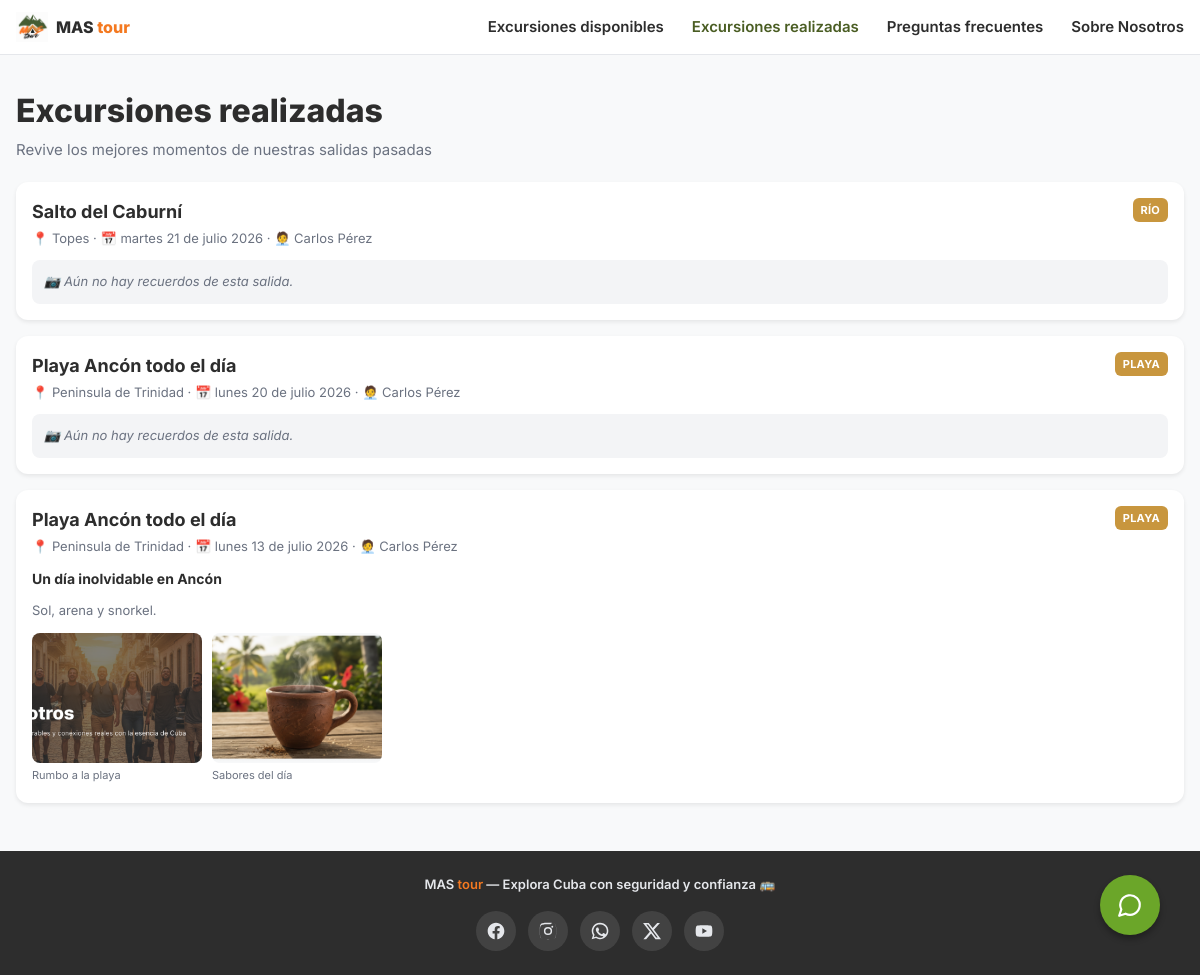
Page /excursiones-realizadas/ on the earlier database version.
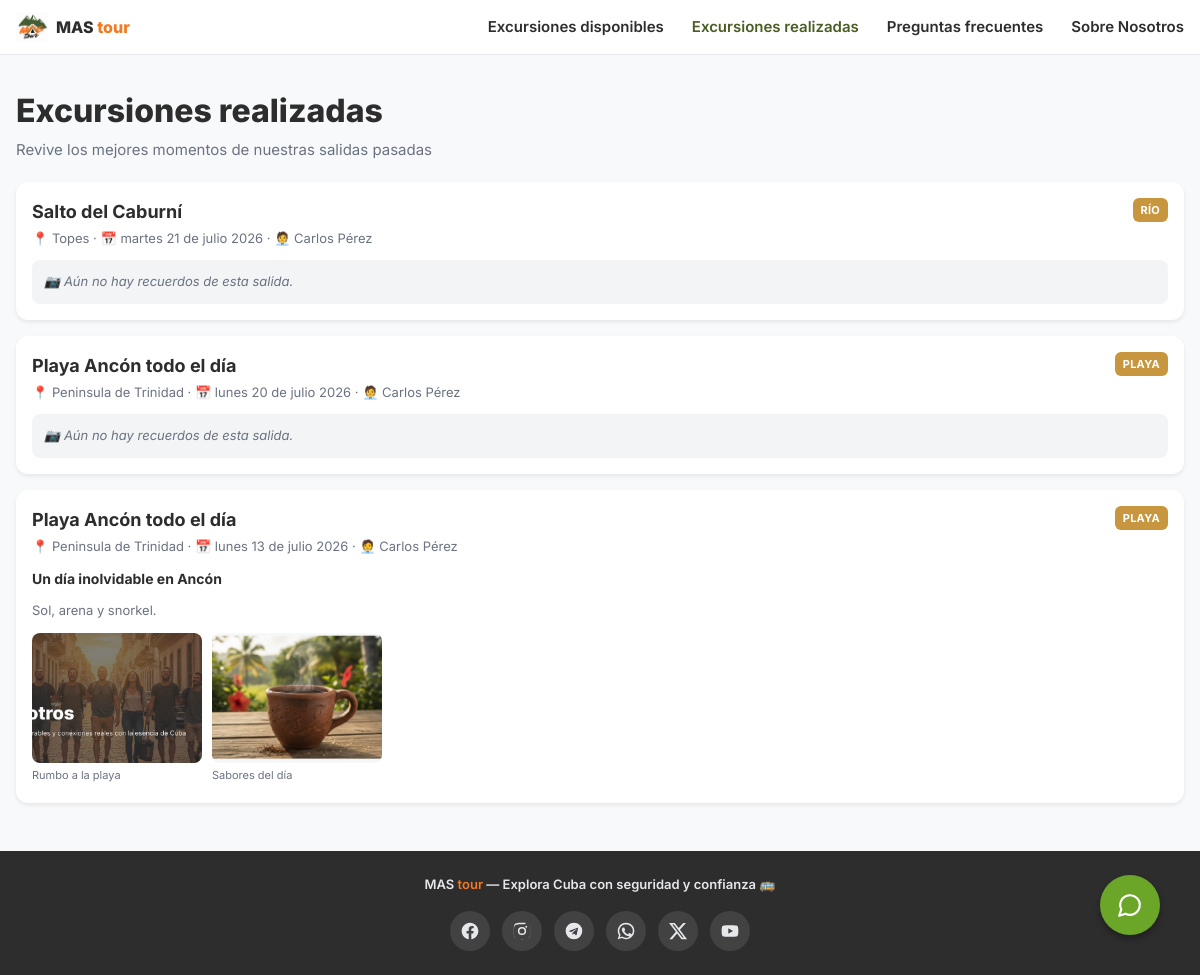
Same page on the later database version.
### tours/models.py (models this page shows, shortened)
class Slot(models.Model):
    class Status(models.TextChoices):
        PENDING = 'pending', 'Pendiente'
        COMPLETED = 'completed', 'Completada'
    excursion: models.ForeignKey = models.ForeignKey(
        Excursion, on_delete=models.CASCADE, related_name='slots', verbose_name='excursión'
    )
    date: models.DateField = models.DateField('fecha')
    capacity: models.PositiveIntegerField = models.PositiveIntegerField(
        'capacidad', validators=[MinValueValidator(1)]
    )
    guide: models.ForeignKey = models.ForeignKey(
        Guide, on_delete=models.PROTECT, related_name='slots', verbose_name='guía'
    )
    gastronomic_offers: models.ManyToManyField = models.ManyToManyField(
        GastronomicOffer, blank=True, related_name='slots', verbose_name='ofertas gastronómicas'
    )
    payment_address: models.CharField = models.CharField('dirección de pago', max_length=255)
    contact_phone: models.CharField = models.CharField(
        'teléfono de contacto',
        max_length=20,
        help_text='Con código de país, ej. +5352123456. Se usa para el chat de WhatsApp.',
    )
    departure_time: models.TimeField = models.TimeField('hora de salida')
    return_time: models.TimeField = models.TimeField('hora de retorno')
    pickup_point: models.ForeignKey = models.ForeignKey(
        PickupPoint,
        on_delete=models.SET_NULL,
        null=True,
        blank=True,
        related_name='slots',
        verbose_name='punto de recogida',
        help_text='Se define luego de tener todas las capacidades vendidas.',
    )
    status: models.CharField = models.CharField(
        'estado',
        max_length=20,
        choices=Status.choices,
        default=Status.PENDING,
        help_text='Pasa a "Completada" automáticamente cuando vence la hora de retorno (hora de La Habana).',
    )
    class Meta:
        verbose_name = 'salida (slot)'
        verbose_name_plural = 'salidas (slots)'
        ordering = ['date', 'departure_time']
        constraints = [
            models.UniqueConstraint(
                fields=['excursion', 'date', 'departure_time'], name='unique_slot_departure'
            )
        ]
    @property
    def return_datetime(self) -> datetime.datetime:
        naive = datetime.datetime.combine(self.date, self.return_time)
        return naive.replace(tzinfo=HAVANA_TZ)
    @property
    def is_past(self) -> bool:
        return timezone.now() >= self.return_datetime

class Excursion(models.Model):
    name: models.CharField = models.CharField('nombre', max_length=200)
    description: models.TextField = models.TextField('descripción', blank=True)
    adult_price: models.DecimalField = models.DecimalField(
        'precio adultos', max_digits=10, decimal_places=2, validators=[MinValueValidator(Decimal('0'))]
    )
    child_price: models.DecimalField = models.DecimalField(
        'precio niños (hasta 12 años)',
        max_digits=10,
        decimal_places=2,
        validators=[MinValueValidator(Decimal('0'))],
    )
    destination: models.ForeignKey = models.ForeignKey(
        Location, on_delete=models.PROTECT, related_name='excursions', verbose_name='lugar de destino'
    )
    category: models.ForeignKey = models.ForeignKey(
        Category, on_delete=models.PROTECT, related_name='excursions', verbose_name='categoría'
    )
    latitude: models.DecimalField = models.DecimalField(
        'latitud', max_digits=9, decimal_places=6, null=True, blank=True
    )
    longitude: models.DecimalField = models.DecimalField(
        'longitud', max_digits=9, decimal_places=6, null=True, blank=True
    )
    is_active: models.BooleanField = models.BooleanField('activa', default=True)
    class Meta:
        verbose_name = 'excursión'
        verbose_name_plural = 'excursiones'
        ordering = ['name']

class Location(models.Model):
    name: models.CharField = models.CharField('nombre', max_length=100, unique=True)
    class Meta:
        verbose_name = 'localidad'
        verbose_name_plural = 'localidades'
        ordering = ['name']

class Guide(models.Model):
    class Sex(models.TextChoices):
        MALE = 'M', 'Masculino'
        FEMALE = 'F', 'Femenino'
    name: models.CharField = models.CharField('nombre', max_length=150)
    photo: models.ImageField = models.ImageField('foto', upload_to='guides/', blank=True)
    age: models.PositiveIntegerField = models.PositiveIntegerField('edad')
    sex: models.CharField = models.CharField('sexo', max_length=1, choices=Sex.choices)
    class Meta:
        verbose_name = 'guía'
        verbose_name_plural = 'guías'
        ordering = ['name']

class Category(models.Model):
    name: models.CharField = models.CharField('nombre', max_length=100, unique=True)
    class Meta:
        verbose_name = 'categoría'
        verbose_name_plural = 'categorías'
        ordering = ['name']

class Memory(models.Model):
    slot: models.OneToOneField = models.OneToOneField(
        Slot,
        on_delete=models.CASCADE,
        related_name='memory',
        verbose_name='salida',
        limit_choices_to={'status': Slot.Status.COMPLETED},
        help_text='Solo se puede asociar a salidas completadas.',
    )
    title: models.CharField = models.CharField('título', max_length=200, blank=True)
    description: models.TextField = models.TextField('descripción', blank=True)
    created_at: models.DateTimeField = models.DateTimeField('creado', auto_now_add=True)
    class Meta:
        verbose_name = 'recuerdo'
        verbose_name_plural = 'recuerdos'
        ordering = ['-created_at']

class MemoryImage(models.Model):
    memory: models.ForeignKey = models.ForeignKey(
        Memory, on_delete=models.CASCADE, related_name='images', verbose_name='recuerdo'
    )
    image: models.ImageField = models.ImageField('imagen', upload_to='memories/')
    caption: models.CharField = models.CharField('descripción', max_length=200, blank=True)
    class Meta:
        verbose_name = 'imagen del recuerdo'
        verbose_name_plural = 'imágenes del recuerdo'
        ordering = ['id']

class SocialLink(models.Model):
    class Platform(models.TextChoices):
        INSTAGRAM = 'instagram', 'Instagram'
        FACEBOOK = 'facebook', 'Facebook'
        WHATSAPP = 'whatsapp', 'WhatsApp'
        YOUTUBE = 'youtube', 'YouTube'
        X = 'x', 'X'
        TELEGRAM = 'telegram', 'Telegram'
    platform: models.CharField = models.CharField(
        'plataforma', max_length=20, choices=Platform.choices, unique=True
    )
    url: models.URLField = models.URLField(
        'enlace', help_text='URL del perfil, ej. https://instagram.com/mastour'
    )
    is_active: models.BooleanField = models.BooleanField('activo', default=True)
    class Meta:
        verbose_name = 'red social'
        verbose_name_plural = 'redes sociales'
        ordering = ['platform']

### tours/views.py (the view)
# urls.py: path('excursiones-realizadas/', views.past_excursions, name='past_excursions'),
def past_excursions(request: HttpRequest) -> HttpResponse:
    refresh_slot_statuses()
    slots = (
        Slot.objects.filter(status=Slot.Status.COMPLETED)
        .select_related('excursion', 'excursion__destination', 'excursion__category', 'guide')
        .prefetch_related('memory__images')
        .order_by('-date', '-departure_time')
    )
    return render(request, 'tours/past_excursions.html', {'slots': slots})

### templates/tours/past_excursions.html (shortened to what this page needs)
{% extends 'base.html' %}
{% block content %}
<div class="page-heading">
    <h1 class="page-title">Excursiones realizadas</h1>
    <p class="page-subtitle">Revive los mejores momentos de nuestras salidas pasadas</p>
</div>
{% if slots %}
    <div class="past-list">
        {% for slot in slots %}
            <article class="panel past-card">
                <div class="past-card__head">
                    <div class="past-card__titles">
                        <h2 class="past-card__title">{{ slot.excursion.name }}</h2>
                        <p class="past-card__meta">
                            📍 {{ slot.excursion.destination.name }} ·
                            📅 {{ slot.date|date:'l d \d\e F Y' }} ·
                            🧑‍💼 {{ slot.guide.name }}
                        </p>
                    </div>
                    <span class="badge-category badge-category--static">{{ slot.excursion.category.name }}</span>
                </div>
                {% if slot.memory and slot.memory.images.all %}
                    {% if slot.memory.title %}
                        <p class="past-card__memory-title">{{ slot.memory.title }}</p>
                    {% endif %}
                    {% if slot.memory.description %}
                        <p class="past-card__memory-text">{{ slot.memory.description|linebreaksbr }}</p>
                    {% endif %}
                    <div class="photo-strip">
                        {% for image in slot.memory.images.all %}
                            <figure class="memory-figure">
                                <img src="{{ image.image.url }}" alt="{{ image.caption|default:slot.excursion.name }}"
                                     class="photo-strip__item memory-figure__img" loading="lazy"
                                     data-lightbox-src="{{ image.image.url }}"
                                     data-lightbox-caption="{{ image.caption }}">
                                {% if image.caption %}<figcaption class="memory-figure__caption">{{ image.caption }}</figcaption>{% endif %}
                            </figure>
                        {% endfor %}
                    </div>
                {% else %}
                    <p class="past-card__empty">📷 Aún no hay recuerdos de esta salida.</p>
                {% endif %}
            </article>
        {% endfor %}
    </div>
{% endif %}
{% endblock %}

### templates/base.html (shortened to what this page needs)
{% load static %}
<!DOCTYPE html>
<html lang="es">
<head>
    <link rel="stylesheet" href="{% static 'css/styles.css' %}">
</head>
<body>
    <header class="site-header">
        <div class="container header-inner">
            <a href="{% url 'tours:excursion_list' %}" class="brand">
                <img src="{% static 'img/logo.png' %}" alt="MAS tour" class="brand__logo">
                <span class="brand__name">MAS <span class="brand__accent">tour</span></span>
            </a>
            {% with current_page=request.resolver_match.url_name %}
            <nav class="main-nav" id="main-nav">
                <a href="{% url 'tours:excursion_list' %}"
                   class="main-nav__link {% if current_page != 'about' and current_page != 'past_excursions' and current_page != 'faq' %}main-nav__link--active{% endif %}">Excursiones disponibles</a>
                <a href="{% url 'tours:past_excursions' %}"
                   class="main-nav__link {% if current_page == 'past_excursions' %}main-nav__link--active{% endif %}">Excursiones realizadas</a>
                <a href="{% url 'tours:faq' %}"
                   class="main-nav__link {% if current_page == 'faq' %}main-nav__link--active{% endif %}">Preguntas frecuentes</a>
                <a href="{% url 'tours:about' %}"
                   class="main-nav__link {% if current_page == 'about' %}main-nav__link--active{% endif %}">Sobre Nosotros</a>
            </nav>
            {% endwith %}
        </div>
    </header>
    <main class="container">
        {% block content %}{% endblock %}
    </main>
    <footer class="site-footer">
        <div class="container footer-inner">
            <p class="footer-brand">MAS <span class="brand__accent">tour</span> — Explora Cuba con seguridad y confianza 🚌</p>
            {% if social_links %}
                <div class="social-links">
                    {% for link in social_links %}
                        <a href="{{ link.url }}" target="_blank" rel="noopener" class="social-links__item"
                           aria-label="{{ link.get_platform_display }}" title="{{ link.get_platform_display }}">
                            {% if link.platform == 'instagram' %}
                                <svg width="20" height="20" viewBox="0 0 24 24" fill="currentColor"><path d="M12 2.2c3.2 0 3.6 0 4.8.07 1.2.05 1.8.24 2.2.4.56.22.96.48 1.38.9.42.42.68.82.9 1.38.16.4.35 1 .4 2.2.07 1.2.07 1.6.07 4.85s0 3.6-.07 4.85c-.05 1.2-.24 1.8-.4 2.2a3.7 3.7 0 0 1-.9 1.38 3.7 3.7 0 0 1-1.38.9c-.4.16-1 .35-2.2.4-1.2.07-1.6.07-4.8.07s-3.6 0-4.8-.07c-1.2-.05-1.8-.24-2.2-.4a3.7 3.7 0 0 1-1.38-.9 3.7 3.7 0 0 1-.9-1.38c-.16-.4-.35-1-.4-2.2C2.2 15.6 2.2 15.2 2.2 12s0-3.6.07-4.85c.05-1.2.24-1.8.4-2.2.22-.56.48-.96.9-1.38.42-.42.82-.68 1.38-.9.4-.16 1-.35 2.2-.4C8.4 2.2 8.8 2.2 12 2.2m0 1.8c-3.15 0-3.52 0-4.76.07-1.15.05-1.77.24-2.18.4-.55.22-.94.47-1.35.88-.4.41-.66.8-.87 1.35-.17.41-.36 1.03-.41 2.18C2.36 8.48 2.35 8.85 2.35 12s0 3.52.08 4.76c.05 1.15.24 1.77.4 2.18.22.55.47.94.88 1.35.41.4.8.66 1.35.87.41.17 1.03.36 2.18.41 1.24.07 1.61.08 4.76.08s3.52 0 4.76-.08c1.15-.05 1.77-.24 2.18-.4.55-.22.94-.47 1.35-.88.4-.41.66-.8.87-1.35.17-.41.36-1.03.41-2.18.07-1.24.08-1.61.08-4.76s0-3.52-.08-4.76c-.05-1.15-.24-1.77-.4-2.18a2.9 2.9 0 0 0-.88-1.35 2.9 2.9 0 0 0-1.35-.87c-.41-.17-1.03-.36-2.18-.41C15.52 4 15.15 4 12 4m0 3.06a4.94 4.94 0 1 1 0 9.88 4.94 4.94 0 0 1 0-9.88m0 1.8a3.14 3.14 0 1 0 0 6.28 3.14 3.14 0 0 0 0-6.28m6.28-2.03a1.15 1.15 0 1 1-2.3 0 1.15 1.15 0 0 1 2.3 0"/></svg>
                            {% elif link.platform == 'facebook' %}
                                <svg width="20" height="20" viewBox="0 0 24 24" fill="currentColor"><path d="M22 12.06C22 6.5 17.52 2 12 2S2 6.5 2 12.06c0 5.02 3.66 9.18 8.44 9.94v-7.03H7.9v-2.9h2.54V9.85c0-2.52 1.5-3.9 3.77-3.9 1.1 0 2.24.2 2.24.2v2.46H15.2c-1.24 0-1.63.78-1.63 1.57v1.88h2.78l-.45 2.9h-2.33V22c4.78-.76 8.44-4.92 8.44-9.94"/></svg>
                            {% elif link.platform == 'whatsapp' %}
                                <svg width="20" height="20" viewBox="0 0 24 24" fill="currentColor"><path d="M12.04 2a9.9 9.9 0 0 0-8.5 14.96L2 22l5.16-1.5A9.9 9.9 0 1 0 12.04 2m0 1.8a8.1 8.1 0 1 1-4.1 15.1l-.3-.17-3.06.9.92-3-.2-.31A8.1 8.1 0 0 1 12.05 3.8m-3.3 3.9c-.2 0-.5.07-.77.36-.26.29-1 .98-1 2.4 0 1.4 1.03 2.77 1.17 2.96.14.2 2 3.2 4.93 4.36 2.44.96 2.94.77 3.47.72.53-.05 1.7-.7 1.94-1.37.24-.67.24-1.25.17-1.37-.07-.12-.26-.2-.55-.34-.29-.14-1.7-.84-1.97-.94-.26-.1-.46-.14-.65.15-.19.29-.74.93-.9 1.12-.17.2-.34.22-.62.07-.29-.14-1.22-.45-2.32-1.43a8.6 8.6 0 0 1-1.6-2c-.17-.28-.02-.44.13-.58.13-.13.28-.34.43-.5.14-.17.19-.3.29-.49.1-.19.05-.36-.03-.5-.07-.15-.63-1.56-.89-2.13-.23-.5-.47-.44-.65-.45z"/></svg>
                            {% elif link.platform == 'youtube' %}
                                <svg width="20" height="20" viewBox="0 0 24 24" fill="currentColor"><path d="M21.58 7.19a2.5 2.5 0 0 0-1.76-1.77C18.25 5 12 5 12 5s-6.25 0-7.82.42A2.5 2.5 0 0 0 2.42 7.2C2 8.76 2 12 2 12s0 3.24.42 4.81a2.5 2.5 0 0 0 1.76 1.77C5.75 19 12 19 12 19s6.25 0 7.82-.42a2.5 2.5 0 0 0 1.76-1.77C22 15.24 22 12 22 12s0-3.24-.42-4.81M10 15.2V8.8L15.6 12z"/></svg>
                            {% elif link.platform == 'x' %}
                                <svg width="20" height="20" viewBox="0 0 24 24" fill="currentColor"><path d="M18.24 2.25h3.31l-7.23 8.26 8.5 11.24h-6.66l-5.21-6.82-5.97 6.82H1.67l7.73-8.84L1.25 2.25h6.83l4.71 6.23zm-1.16 17.52h1.83L7.08 4.13H5.12z"/></svg>
                            {% elif link.platform == 'telegram' %}
                                <svg width="20" height="20" viewBox="0 0 24 24" fill="currentColor"><path d="M11.94 2a10 10 0 1 0 10 10 10 10 0 0 0-10-10m4.91 6.8-1.64 7.73c-.12.55-.45.68-.9.42l-2.5-1.84-1.2 1.16a.63.63 0 0 1-.5.25l.18-2.54 4.61-4.17c.2-.18-.05-.28-.31-.1l-5.7 3.59-2.46-.77c-.53-.17-.54-.53.11-.79l9.62-3.7c.44-.17.83.1.69.76"/></svg>
                            {% endif %}
                        </a>
                    {% endfor %}
                </div>
            {% endif %}
        </div>
    </footer>
    <div class="chatbot" id="chatbot">
        <button type="button" class="chatbot__fab" id="chatbot-fab" aria-label="Abrir chat" aria-expanded="false">
            <svg width="26" height="26" viewBox="0 0 24 24" fill="none" stroke="#ffffff" stroke-width="2" stroke-linecap="round" stroke-linejoin="round"><path d="M7.9 20A9 9 0 1 0 4 16.1L2 22Z"/></svg>
        </button>
    </div>
</body>
</html>

Differences in the rows shown:
added SocialLink: platform "telegram" (drawn)
